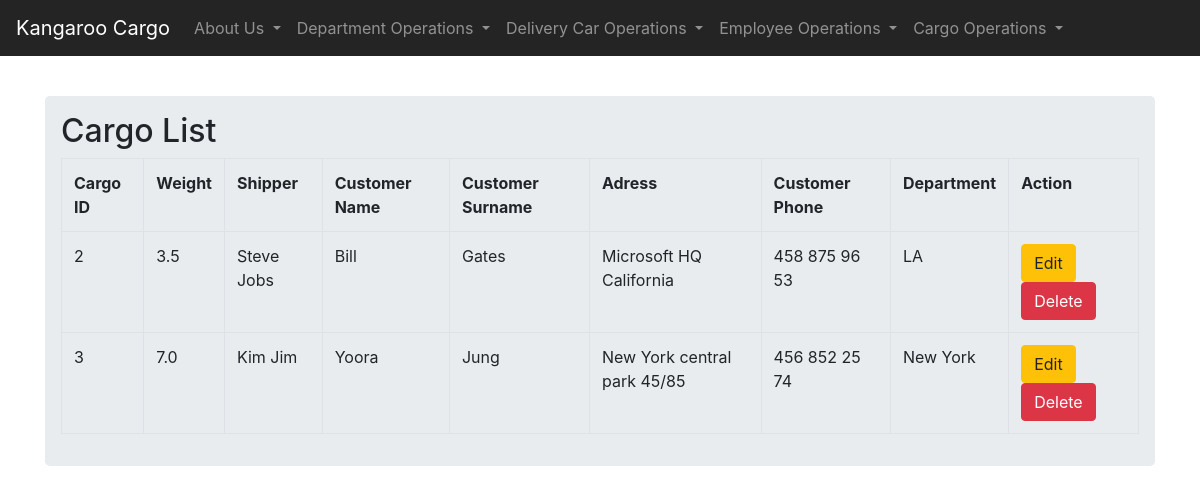
The app's page /cargos/all with its own data.
### models.py (models this page shows, shortened)
class Cargo(db.Model):
    cargo_id = db.Column(db.Integer, primary_key=True)
    weight = db.Column(db.Float)
    shipper = db.Column(db.String(30))
    customer_name = db.Column(db.String(20))
    customer_surname = db.Column(db.String(20))
    adress = db.Column(db.String(30))
    customer_phone = db.Column(db.String(10))
    cargo_department = db.Column(db.Integer, db.ForeignKey('department.dep_num'))

### cargo.py (the view)
@app.route('/cargos/all')
def allcargos():
    all_cargos = Cargo.query.all()
    return render_template('allcargos.html', cargos = all_cargos)

### templates/allcargos.html (shortened to what this page needs)
{% extends "base.html" %}
{% block content %}
{% from "formhelpers.html" import render_field %}
<div class="container">
    <div class="row">
      <div class="col-md-12">
        <div class="jumbotron p-3" >
          <h2>Cargo List</h2>
          <table class="table table-bordered table-hover ">
              <tr>
                <th>Cargo ID</th>
                <th>Weight</th>
                <th>Shipper</th>
                <th>Customer Name</th>
                <th>Customer Surname</th>
                <th>Adress</th>
                <th>Customer Phone</th>
                <th>Department</th>
                <th>Action</th>
              </tr>
              {% for row in cargos %}
              <tr>
                <td>{{ row.cargo_id  }}</td>
                <td>{{ row.weight }}</td>
                <td>{{ row.shipper }}</td>
                <td>{{ row.customer_name }}</td>
                <td>{{ row.customer_surname }}</td>
                <td>{{ row.adress }}</td>
                <td>{{ row.customer_phone }}</td>
                <td>{{ row.cargo_department }}</td>
                <td>
                  <a href="/cargos/update/{{ row.cargo_id }}" class="btn btn-warning btn-xs" data-toggle="modal" data-target="#modaledit{{ row.cargo_id }}">Edit</a>
                  <a href="/cargos/delete/{{ row.cargo_id }}" class="btn btn-danger btn-xs" onclick="return confirm('Are you sure to delete?') ">Delete</a>
                </td>
              </tr>
              <div id="modaledit{{ row.cargo_id }}" class="modal fade" role="dialog">
             {% endfor %}
            </table>
        </div>
      </div>
    </div>
</div>
{% endblock %}

### records on screen
Cargo: cargo_id "2", weight "3.5", shipper "Steve Jobs", customer_name "Bill", customer_surname "Gates", adress "Microsoft HQ California", customer_phone "458 875 96 53", cargo_department "LA"
Cargo: cargo_id "3", weight "7.0", shipper "Kim Jim", customer_name "Yoora", customer_surname "Jung", adress "New York central park 45/85", customer_phone "456 852 25 74", cargo_department "New York"
